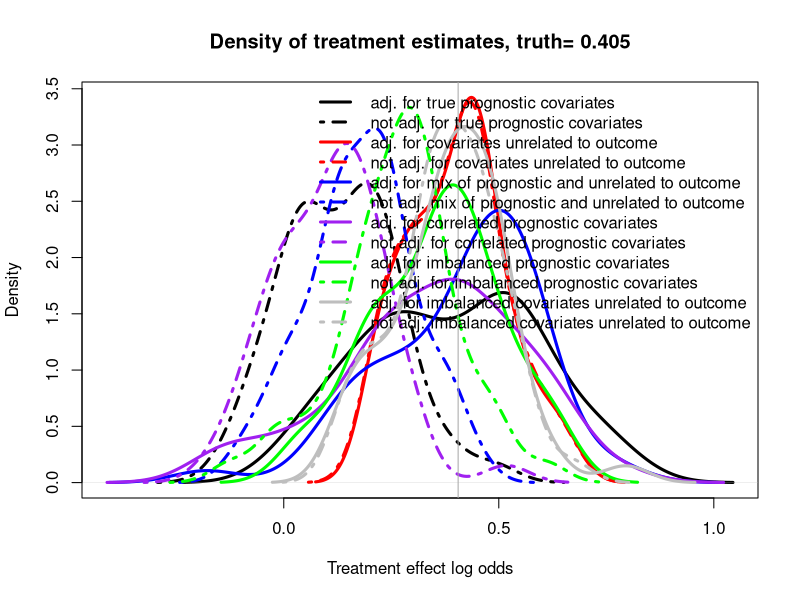
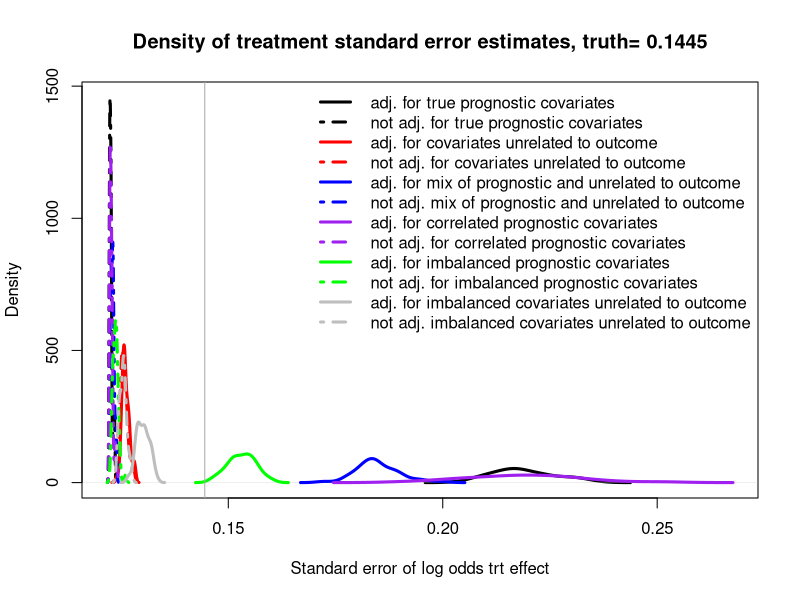

The R script that drew these images, in order:
# R code to help reproduce app
# logistic regression covariate adjustment

#~~~~~~~~~~~~~~~~~~~~~~~~~~~~~~~~~~~~~~~~~~~~~~~~~~~~~~~~~~~~~~~~~~~~~~~~~~~~~~~~~~~~~~~


    #~~~~~~~~~~~~~~~~~~~~~~~~~~~~~~~~~~~~~~~~~~~~~~~~~~~~~~~~~~~~~~~~~~~~~~~~~~~~~~~~~~~~~~~
    
    rm(list=ls()) 
    set.seed(333) # reproducible
    
    library(Hmisc)
    library(reshape)
    library(rms)
    library(ggplot2)
    library(tidyverse)
    library(Matrix)
    
    options(max.print=1000000)    
    
    
    ## convenience functions
    p0 <- function(x) {formatC(x, format="f", digits=0)}
    p1 <- function(x) {formatC(x, format="f", digits=1)}
    p2 <- function(x) {formatC(x, format="f", digits=2)}
    p3 <- function(x) {formatC(x, format="f", digits=3)}
    p4 <- function(x) {formatC(x, format="f", digits=4)}
    p5 <- function(x) {formatC(x, format="f", digits=5)}
    
    logit <- function(p) log(1/(1/p-1))
    expit <- function(x) 1/(1/exp(x) + 1)
    inv_logit <- function(logit) exp(logit) / (1 + exp(logit))
    is.even <- function(x){ x %% 2 == 0 } # function to identify odd maybe useful
    
    options(width=200)
    options(scipen=999)
    w=4  # line type
    ww=3 # line thickness
    wz=1 
    
    
    RR=.37  # used to limit correlations between variables
    sd1= 3  # for X covariates sd
    
    # links to Rdata objects uploaded to Git, these are pre run simulations see the save function
    # see line 1224 for the save function
    pp<- "https://github.com/eamonn2014/RCT-covariate-adjust-binary-response/raw/master/cov-adj-binary-response/A%205000%20default%20settings%20theta%20log1.5%20-1.00%20-0.67%20-0.43.Rdata" # 5000 default log1.5 -1 -.67 -.43
    pp2<-"https://github.com/eamonn2014/RCT-covariate-adjust-binary-response/raw/master/cov-adj-binary-response/B%205000%20default%20settings%20theta%20log0.5%20-1.68%20-1.39%20%200.71.Rdata"
    pp3<-"https://github.com/eamonn2014/RCT-covariate-adjust-binary-response/raw/master/cov-adj-binary-response/C%205000%20default%20settings%20theta%20log2%20-3.46%20-1.05%20%201.15%20p1=.75.Rdata"
    pp4<-"https://github.com/eamonn2014/RCT-covariate-adjust-binary-response/raw/master/cov-adj-binary-response/D_10Ksims_5covariates_p1_0.12_theta_log1.3_covariates_-1.02%20_0.42_0.43_0.61%20_1.01_3_prog.Rdata"
    #~~~~~~~~~~~~~~~~~~~~~~~~~~~~~~~~~~~~~~~~~~~~~~~~~~~~~~~~~~~~~~~~~~~~~~~~~~~~~~~~~
    # load(url(pp))
    
    K1<-K<-3 
    Kp<-2
    p1<-0.35 
    theta<-log(1.5)
    pow <- .90 
    alpha<-5/100
    Fact<-3 
    simuls<-50 
    covar<-2 

  #~~~~~~~~~~~~~~~~~~~~~~~~~~~~~~~~~~~~~~~~~~~~~~~~~~~~~~~~~~~~~~~~~~~~~~~~~~
  #power the examples
  post.odds <- p1/(1-p1) * exp(theta)
  post.prob <- post.odds/(1+post.odds)
  Po <- bsamsize(p1, post.prob, fraction=.5, alpha=alpha, power=pow)  # getting the sampe size
  
  MM <- N <-ceiling(Po[1][[1]])*2  # total will always be even
  bigN <- MM  
  N1 <- MM/2
  N2 <- N1
  
  # not used, as I want se for log odds ratio 
  # se. <- sqrt(  p1*(1-p1) /(N1) +    post.prob*(1- post.prob)/(N2) ) 
  
  

#~~~~~~~~~~~~~~~~~~~~~~~~~~~~~~~~~~~~~~~~~~~~~~~~~~~~~~~~~~~~~~~~~~~~~~~~~~~~~~~~~~~~~~~~~~~~~~~~~~~~~~~~~~~~~~~~~~~~~~
# SIMULATION CODE STARTS HERE
# here is code to simulate scenarios prognostic covariates, covariates unrelated to y, mix of pro and unrelated to y covariates, 
#~~~~~~~~~~~~~~~~~~~~~~~~~~~~~~~~~~~~~~~~~~~~~~~~~~~~~~~~~~~~~~~~~~~~~~~~~~~~~~~~~~~~~~~~~~~~~~~~~~~~~~~~~~~~~~~~~~~~~~~

N1 <-  N # 
#~~~~~~~~~~~~~~~~~~~~~~~~~~~~~~~~~~~~~~~~~~~~~~~~~~~~~~~~~~~~~~~~~~~~~~~~~~
theta1 <- theta
# making up some beta coefficients, fixed for all simulations as it is outside loop
tx <- abs(-theta1)
b1 <- round(sort(runif(K1, -tx*Fact, tx*Fact)), digits=2) 

simfun <- function(N=N1, K=K1, a=log(p1/(1-p1)), sigma=sigma1, theta=(theta1), b=b1) {
  
  # randomi <- runif(N)  
  # we can select this, does not seem to have a big impact
  if (covar==1) {  
    X <- array(runif(N*K , -1,1), c(N,K))     # initially covars were uniform dist
  } else {
    X <- array(rnorm(N*K, 0, sd1), c(N,K))   
  }
  
  z <- sample(c(0,1), N, replace=T)            # treatment indicators
  
  # NEW CODE
  lp<-NULL
  lp = a+ X %*% b + theta*z 
  y <- ifelse(runif(N)  < plogis(lp), 1, 0)    # one liner RANDOM!!!
  lp<-NULL
  lp = a + theta*z 
  y2 <- ifelse(runif(N)  < plogis(lp), 1, 0)   # one liner RANDOM!!!
  lp<-NULL
  lp <- a+ X[,1:Kp] %*% b[1:Kp] + theta*z      # just have 3 variables associated with response
  y3 <- ifelse(runif(N)  < plogis(lp), 1, 0)   # one liner RANDOM!!!
  
  data.frame(X=X, y=y, z=z, y2=y2, y3=y3)
  
}

#https://stackoverflow.com/questions/5251507/how-to-succinctly-write-a-formula-with-many-variables-from-a-data-frame

# function to run the analyses
statfun <- function(d) {
  
  #~~~~~~~~~~~~~~~~~~~~~~~~~~~~~~~~~~~~~
  zz <- glm(y~.-y2-y3, data=d,   family = "binomial")     ## adjusting for prognostic X, y2 is not included by use of the '-'
  f <-  summary(zz)
  
  zz1 <- glm(y~z, data=d,   family = "binomial")          ## not adjusting for prognostic X, only trt. indicator included
  f1 <-  summary(zz1)
  #~~~~~~~~~~~~~~~~~~~~~~~~~~~~~~~~~~~~~
  zz2 <- glm(y2~.-y-y3,data=d,   family = "binomial")     ## adjusting for X which are not prognostic
  f2 <-  summary(zz2)
  
  zz3 <- glm(y2~z, data=d,   family = "binomial")         ## not adjusting for X which are not prognostic
  f3 <-  summary(zz3)
  #~~~~~~~~~~~~~~~~~~~~~~~~~~~~~~~~~~~~~
  zz4 <- glm(y3~.-y-y2,data=d,   family = "binomial")     ## adjusting some X  are prognostic
  f4 <-  summary(zz4)
  
  zz5 <- glm(y3~z, data=d,   family = "binomial")         ## not adjusting when some X  are prognostic
  f5 <-  summary(zz5)
  #~~~~~~~~~~~~~~~~~~~~~~~~~~~~~~~~~~~~~# 
  
  cbind(
    
    coef(f)["z", "Estimate"],
    coef(f)["z", "Std. Error"],
    
    coef(f1)["z", "Estimate"],
    coef(f1)["z", "Std. Error"],
    
    coef(f2)["z", "Estimate"],
    coef(f2)["z", "Std. Error"],
    
    coef(f3)["z", "Estimate"],
    coef(f3)["z", "Std. Error"], #8
    
    coef(f4)["z", "Estimate"],
    coef(f4)["z", "Std. Error"],
    
    coef(f5)["z", "Estimate"],
    coef(f5)["z", "Std. Error"],
    
    # collect p values
    coef(f)["z", "Pr(>|z|)"]  < alpha,  #13    
    coef(f1)["z", "Pr(>|z|)"] < alpha,
    coef(f2)["z", "Pr(>|z|)"] < alpha,
    coef(f3)["z", "Pr(>|z|)"] < alpha,
    coef(f4)["z", "Pr(>|z|)"] < alpha,
    coef(f5)["z", "Pr(>|z|)"] < alpha  , #18
    ## mse
    #mse for logistic regression https://rdrr.io/cran/dvmisc/man/get_mse.html
    sum(zz$residuals^2) / zz$df.residual ,
    sum(zz1$residuals^2) / zz1$df.residual, 
    sum(zz2$residuals^2) / zz2$df.residual ,
    sum(zz3$residuals^2) / zz3$df.residual ,
    sum(zz4$residuals^2) / zz4$df.residual ,
    sum(zz5$residuals^2) / zz5$df.residual ,
    
    (quantile( sum(zz$residuals^2) / zz$df.residual , .025)), #25
    (quantile( sum(zz$residuals^2) / zz$df.residual , .975)), 
    (quantile( sum(zz1$residuals^2) / zz1$df.residual , .025)), #25
    (quantile( sum(zz1$residuals^2) / zz1$df.residual , .975)), 
    (quantile( sum(zz2$residuals^2) / zz2$df.residual , .025)), #25
    (quantile( sum(zz2$residuals^2) / zz2$df.residual , .975)), 
    (quantile( sum(zz3$residuals^2) / zz3$df.residual , .025)), #25
    (quantile( sum(zz3$residuals^2) / zz3$df.residual , .975)), 
    (quantile( sum(zz4$residuals^2) / zz4$df.residual , .025)), #25
    (quantile( sum(zz4$residuals^2) / zz4$df.residual , .975)), 
    (quantile( sum(zz5$residuals^2) / zz5$df.residual , .025)), #25
    (quantile( sum(zz5$residuals^2) / zz5$df.residual , .975)), 
    
    f$aic,  #37
    f1$aic,
    f2$aic,
    f3$aic,
    f4$aic,
    f5$aic ,   #42
    
    # https://thestatsgeek.com/2014/02/08/r-squared-in-logistic-regression/
    1-(-f$deviance/2)/(-f$null.deviance/2),
    1-(-f1$deviance/2)/(-f1$null.deviance/2),
    1-(-f2$deviance/2)/(-f2$null.deviance/2),
    1-(-f3$deviance/2)/(-f3$null.deviance/2),
    1-(-f4$deviance/2)/(-f4$null.deviance/2),
    1-(-f5$deviance/2)/(-f5$null.deviance/2)
  )
}

library(plyr)
res <- raply(simuls, statfun(simfun())) # run the model many times
# summarize
result <- apply(res,2,mean)
q1.result <- apply(res,2, quantile, probs=c(0.025), na.rm=TRUE)
q2.result <- apply(res,2, quantile, probs=c(0.975), na.rm=TRUE)
# collect




#~~~~~~~~~~~~~~~~~~~~~~~~~~~~~~~~~~~~~~~~~~~~~~~~~~~~~~~~~~~~~~~~~~~~~~~~~~~~
 

#~~~~~~~~~~~~~~~~~~~~~~~~~~~~~~~~~~~~~~~~~~~~~~~~~~~~~~~~~~~~~~~~~~~~~~~~~~~~~~~~~~~~~~~~~~~~~~~~~~~~~~~~~~~~~~~~~~~~~~~
# simulation code 2 do the same as the first simulation code, but this time correlated covariates are created
#~~~~~~~~~~~~~~~~~~~~~~~~~~~~~~~~~~~~~~~~~~~~~~~~~~~~~~~~~~~~~~~~~~~~~~~~~~~~~~~~~~~~~~~~~~~~~~~~~~~~~~~~~~~~~~~~~~~~~~~
 
  #~~~~~~~~~~~~~~~~~~~~~~~~~~~~~~~~~~~~~~~~~~~~~~~~~~~~~~~~~~~~~~~~~~~~~~~~~~
  # simulate models many times collect estimate and SE
  
  simfun2 <- function(N=N1, K=K1, a=log(p1/(1-p1)), theta=(theta1), b=b1) {
    # randomi <- runif(N)  
    x <- Matrix(runif(K*K,-RR,RR), K)   # create a correlation matrix randomly , wont allow very high correlations
    
    A <- forceSymmetric(x)
    
    diag(A) <- 1
    
    M <- A
    
    M <- nearPD(M, conv.tol = 1e-7)$mat # default
    # Cholesky decomposition
    L = chol(M)
    nvars = dim(L)[1]
    
    # Random variables that follow an M correlation matrix
    r = t(L) %*% matrix(rnorm(nvars*N, 0,sd1), nrow=nvars, ncol=N)  #2,2
    r = t(r)
    
    r <- as.matrix(r)#
    rdata <- as.data.frame(r)
    XX<- as.matrix(rdata)
    z <- sample(c(0,1), N, replace=T)                # treatment indicator
    lp<-NULL
    lp <- a+ XX %*% b + theta*z     # betas created earlier
    y <- ifelse(runif(N)  < plogis(lp), 1, 0)   # one line
    
    data.frame(X=XX, y=y, z=z)
    
  }
  
  #https://stackoverflow.com/questions/5251507/how-to-succinctly-write-a-formula-with-many-variables-from-a-data-frame
  
  statfun2 <- function(d) {
    #~~~~~~~~~~~~~~~~~~~~~~~~~~~~~~~~~~~~~
    zz <- glm(y~. , data=d,   family = "binomial")      ## adjusting for prognostic X, y2 is not included by use of the '-'
    f <-  summary(zz)
    
    zz1 <- glm(y~z , data=d,   family = "binomial")      ## adjusting for prognostic X, y2 is not included by use of the '-'
    f1 <-  summary(zz1)
    
    cbind(
      coef(f)["z", "Estimate"],
      coef(f)["z", "Std. Error"],
      coef(f1)["z", "Estimate"],
      coef(f1)["z", "Std. Error"], 
      
      coef(f)["z", "Pr(>|z|)"]  < alpha,   
      coef(f1)["z", "Pr(>|z|)"]  < alpha,
      
      ## mse
      sum(zz$residuals^2) / zz$df.residual ,
      sum(zz1$residuals^2) / zz1$df.residual, 
      
      (quantile( sum(zz$residuals^2) / zz$df.residual , .025)), #25
      (quantile( sum(zz$residuals^2) / zz$df.residual , .975)), 
      
      (quantile( sum(zz1$residuals^2) / zz1$df.residual , .025)), #25
      (quantile( sum(zz1$residuals^2) / zz1$df.residual , .975)), 
      
      f$aic,  #37
      f1$aic,
      
      # https://thestatsgeek.com/2014/02/08/r-squared-in-logistic-regression/
      1-(-f$deviance/2)/(-f$null.deviance/2),
      1-(-f1$deviance/2)/(-f1$null.deviance/2)
      
    )
    
  }
  
  library(plyr)
  res2 <- raply(simuls, statfun2(simfun2())) # run the model many times
  result2 <- apply(res2,2,mean)
  q1.result2 <- apply(res2,2, quantile, probs=c(0.025), na.rm=TRUE)
  q2.result2 <- apply(res2,2, quantile, probs=c(0.975), na.rm=TRUE)
  
 

#~~~~~~~~~~~~~~~~~~~~~~~~~~~~~~~~~~~~~~~~~~~~~~~~~~~~~~~~~~~~~~~~~~~~~~~~~~~~~~~~~~~~~~~~~~~~~~~~~~~~~~~~~~~~~~~~~~~~~~~
# do the same as the first simulation code, but this time imbalanced covariates are created
#~~~~~~~~~~~~~~~~~~~~~~~~~~~~~~~~~~~~~~~~~~~~~~~~~~~~~~~~~~~~~~~~~~~~~~~~~~~~~~~~~~~~~~~~~~~~~~~~~~~~~~~~~~~~~~~~~~~~~~~
   # simulate models many times collect estimate and SE
  
  simfun3<- function(N=N1, K=K1, a=log(p1/(1-p1)),  theta=(theta1), b=b1) {
    
    MM = N
    N2=MM/2
    N1=N2 
    
    if (covar==1) {  
      X1 <- array(runif(N1*K , -1,1), c(N1,K))  
      X2 <- array(runif(N2*K , -.8,1.2), c(N2,K))   ##imbalance compared to above
      XY <- X <- rbind(X1,X2)
    } else {
      X1 <- array(rnorm(N1*K, 0,  1), c(N1,K))  
      X2 <- array(rnorm(N2*K, .3, 1), c(N2,K))   ##imbalance compared to above
      XY <- X <- rbind(X1,X2)
    }
    
    #~~~~~~~~~~~~~~~~~~~~~~~~~~~~~~~~~~~~~~~~~~~~~~~~~~~~
    #randomi <- runif(N) 
    z <- rep(0:1, c(N1,N2))  #assign 1 so we maintain shift in arms
    lp<-NULL
    lp = a+ X %*% b + theta*z 
    y <- ifelse(runif(N)  < plogis(lp), 1, 0)   # one liner RANDOM!!!
    lp<-NULL
    lp = a + theta*z 
    y2 <- ifelse(runif(N)  < plogis(lp), 1, 0)   # one liner RANDOM!!!
    
    data.frame(X=XY, y=y, z=z, y2=y2)
    
  }
  
  #https://stackoverflow.com/questions/5251507/how-to-succinctly-write-a-formula-with-many-variables-from-a-data-frame
  
  statfun3 <- function(d) {
    #~~~~~~~~~~~~~~~~~~~~~~~~~~~~~~~~~~~~~
    
    zz <- glm(y~.-y2,  data=d,   family = "binomial")      ## adjusting for prognostic X, y2 is not included by use of the '-'
    f <-  summary(zz)
    
    zz1 <- glm(y~z,  data=d,   family = "binomial")      ## adjusting for prognostic X, y2 is not included by use of the '-'
    f1 <-  summary(zz1)
    
    zz2 <- glm(y2~.-y,  data=d,   family = "binomial")      ## adjusting for prognostic X, y2 is not included by use of the '-'
    f2 <-  summary(zz2)
    
    zz3 <- glm(y2~z,  data=d,   family = "binomial")      ## adjusting for prognostic X, y2 is not included by use of the '-'
    f3 <-  summary(zz3)
    
    cbind(
      coef(f)["z", "Estimate"],
      coef(f)["z", "Std. Error"],
      
      coef(f1)["z", "Estimate"],
      coef(f1)["z", "Std. Error"],
      
      coef(f2)["z", "Estimate"],
      coef(f2)["z", "Std. Error"],
      
      coef(f3)["z", "Estimate"],
      coef(f3)["z", "Std. Error"], #8
      
      # collect p values for power
      coef(f)["z", "Pr(>|z|)"]  < alpha,  #9
      coef(f1)["z", "Pr(>|z|)"] < alpha,
      coef(f2)["z", "Pr(>|z|)"] < alpha,
      coef(f3)["z", "Pr(>|z|)"] < alpha,
      
      ## mse
      #mse for logistic regression https://rdrr.io/cran/dvmisc/man/get_mse.html
      sum(zz$residuals^2) / zz$df.residual ,
      sum(zz1$residuals^2) / zz1$df.residual, 
      sum(zz2$residuals^2) / zz2$df.residual ,
      sum(zz3$residuals^2) / zz3$df.residual ,
      
      
      (quantile( sum(zz$residuals^2) / zz$df.residual , .025)), #25
      (quantile( sum(zz$residuals^2) / zz$df.residual , .975)), 
      
      (quantile( sum(zz1$residuals^2) / zz1$df.residual , .025)), #25
      (quantile( sum(zz1$residuals^2) / zz1$df.residual , .975)), 
      
      (quantile( sum(zz2$residuals^2) / zz2$df.residual , .025)), #25
      (quantile( sum(zz2$residuals^2) / zz2$df.residual , .975)), 
      
      (quantile( sum(zz3$residuals^2) / zz3$df.residual , .025)), #25
      (quantile( sum(zz3$residuals^2) / zz3$df.residual , .975)), 
      
      f$aic,  #37
      f1$aic,
      f2$aic,
      f3$aic,
      
      # https://thestatsgeek.com/2014/02/08/r-squared-in-logistic-regression/
      1-(-f$deviance/2)/(-f$null.deviance/2),
      1-(-f1$deviance/2)/(-f1$null.deviance/2),
      1-(-f2$deviance/2)/(-f2$null.deviance/2),
      1-(-f3$deviance/2)/(-f3$null.deviance/2) 
      
    )
    
  }
  
  library(plyr)
  res3 <- raply(simuls, statfun3(simfun3())) # run the model many times
  # summarize
  result3 <- apply(res3,2,mean)
  q1.result3 <- apply(res3,2, quantile, probs=c(0.025), na.rm=TRUE)
  q2.result3 <- apply(res3,2, quantile, probs=c(0.975), na.rm=TRUE)
  # collect
 

#~~~~~~~~~~~~~~~~~~~~~~~~~~~~~~~~~~~~~~~~~~~~~~~~~~~~~~~~~~~~~~~~~~~~~~
# simulation plots
#~~~~~~~~~~~~~~~~~~~~~~~~~~~~~~~~~~~~~~~~~~~~~~~~~~~~~~~~~~~~~~~~~~~~~~
# collect simulation trt effect estimates from simulation and plot!

  
  
  d1 <-  density(res[,1] )
  d2 <-  density(res[,3] )
  d3 <-  density(res[,5] )
  d4 <-  density(res[,7] )
  d5 <-  density(res[,9] )
  d6 <-  density(res[,11] )
  d7 <-  density(res2[,1] )
  d8 <-  density(res2[,3] )
  d9 <-   density(res3[,1] )
  d10 <-  density(res3[,3] )
  d11 <-  density(res3[,5] )
  d12 <-  density(res3[,7] )
  
  dz <- max(c(d1$y, d2$y, d3$y, d4$y, d5$y, d6$y, d7$y, d8$y  , d9$y, d10$y, d11$y, d12$y  ))
  dx <- range(c(d1$x,d2$x,  d3$x, d4$x, d5$x, d6$x, d7$x, d8$x   , d9$x, d10$x, d11$x, d12$x  ))
  
  
    plot((d1), xlim = dx, main=paste0("Density of treatment estimates, truth= ",p3(theta1),""), ylim=c(0,dz),lty=wz, lwd=ww,
         xlab="Treatment effect log odds",  
         ylab="Density")                           
    lines( (d2), col = "black", lty=w, lwd=ww)  
    lines( (d3), col = "red", lty=wz, lwd=ww)    
    lines( (d4), col = "red", lty=w, lwd=ww)          
    lines( (d5), col = "blue", lty=wz, lwd=ww)       
    lines( (d6), col = "blue", lty=w, lwd=ww)       
    lines( (d7), col = "purple", lty=wz, lwd=ww)       
    lines( (d8), col = "purple", lty=w, lwd=ww)       
    
    lines( (d9), col = "green", lty=wz, lwd=ww)       
    lines( (d10), col = "green", lty=w, lwd=ww)       
    lines( (d11), col = "grey", lty=wz, lwd=ww)       
    lines( (d12), col = "grey", lty=w, lwd=ww)  
    
 
  
  abline(v = theta1, col = "darkgrey")                
  legend("topright",       # Add legend to density
         legend = c(" adj. for true prognostic covariates", 
                    " not adj. for true prognostic covariates" ,
                    " adj. for covariates unrelated to outcome", 
                    " not adj. for covariates unrelated to outcome",
                    " adj. for mix of prognostic and unrelated to outcome", 
                    " not adj. mix of prognostic and unrelated to outcome", 
                    " adj. for correlated prognostic covariates", 
                    " not adj. for correlated prognostic covariates",
                    " adj. for imbalanced prognostic covariates", 
                    " not adj. for imbalanced prognostic covariates", 
                    " adj. for imbalanced covariates unrelated to outcome", 
                    " not adj. imbalanced covariates unrelated to outcome"
                    
         ),
         col = c("black", "black","red","red","blue", "blue", "purple", "purple", "green", "green", "grey", "grey"),
         lty = c(wz, w,wz,w,wz,w,wz,w,wz,w,wz,w)  ,lwd=ww
         , bty = "n", cex=1)
 

#~~~~~~~~~~~~~~~~~~~~~~~~~~~~~~~~~~~~~~~~~~~~~~~~~~~~~~~~~~~~~~~~~~~~~~~~~~~~~~~~~~~~~~~~~~~~~~~~~~~~~~~    
#~~~~~~~~~~~~~~~~~~~~~~~~~~~~~~~~~~~~~~~~~~~~~~~~~~~~~~~~~~~~~~~~~~~~~~~~~~~~~~~~~~~~~~~~~~~~~~~~~~~~~~~
#~~~~~~~~~~~~~~~~~~~~~~~~~~~~~~~~~~~~~~~~~~~~~~~~~~~~~~~~~~~~~~~~~~~~~~~~~~~~~~~~~~~~~~~~~~~~~~~~~~~~~~~    
#~~~~~~~~~~~~~~~~~~~~~~~~~~~~~~~~~~~~~~~~~~~~~~~~~~~~~~~~~~~~~~~~~~~~~~~~~~~~~~~~~~~~~~~~~~~~~~~~~~~~~~~    

# Need to be able to calculate logistic regression se analytically base on p1 and OR?
# so for now we do simulation, not ideal

 
# 
#   N<- mcmc()$N
# 
#   ## function to simulate simple dataset #####################################################################
#   
#   fun.d<-function(nsample, drug.allocation, 
#                   alpha,  beta.drug,
#                   seed=NULL){ 
#     
#     if (!is.null(seed)) set.seed(seed)
#     
#     drug<- (rbinom(nsample, 1, prob =drug.allocation ))   
#     
#     Xmat <- model.matrix(~ drug )
#     beta.vec <- c(alpha,  beta.drug )
#     
#     lin.pred <- Xmat[,] %*% beta.vec                 # Value of lin.predictor
#     exp.p <- exp(lin.pred) / (1 + exp(lin.pred))     # Expected proportion
#     y <- rbinom(n = nsample, size = 1, prob = exp.p) # Add binomial noise
#     #y<- runif(nsample) <  exp.p                     # alternatively ads noise in this way
#     
#     d<-as.data.frame(cbind(y, drug))         # create a dataset
#     
#     return(d)
#     
#   }
#   
#  # function to pull out se######################################################################################
#   simfunc <- function(d) {
#     fit1 <- glm(y  ~ drug , d, family = binomial) 
#     c( summary(fit1)$coef["drug","Std. Error"] )   # collect se
#   }
#   
#  ################################################################################################################
#  out <- replicate(1000, simfunc(fun.d( nsample=N, drug.allocation=0.5,    
#                                       alpha=log(p1/(1-p1)),  # turn prob into odds and enter this here
#                                       beta.drug=(theta1))))
# 
# ################################################################################################################
#  se. <- mean(out)
# 
#    
# return(list(   
#   
#   se.=se. 
# ))

###############################################################################################################
# True standard error 
# not relying on simulation
# logistic regression se by hand for log odds ratio of drug effect based on p1 and OR from which N is calculated
############################################################################################################### 
 
  
 
  
  
  (post.odds <- p1/(1-p1) *  (theta1))          # calculate post odds
  (p2 <-post.prob <- post.odds/(post.odds+1))  # calculate post prob
  
  # calcualte N in each cell of 2by2 table
  cellA <-  (1-p1)*N/2
  cellC	<- p1*N/2
  cellB	<- (1-p2)*N/2
  cellD	<- p2*N/2
  
  # now se of log odds ratio
  se. <- log.odds.se. <- sqrt((1/cellA)+(1/cellB)+(1/cellC)+(1/cellD))
  
  
#~~~~~~~~~~~~~~~~~~~~~~~~~~~~~~~~~~~~~~~~~~~~~~~~~~~~~~~~~~~~~~~~~~~~~~~~~~~~~~~~~~~~~~~~~~~~~~~~~~~~~~~    
#~~~~~~~~~~~~~~~~~~~~~~~~~~~~~~~~~~~~~~~~~~~~~~~~~~~~~~~~~~~~~~~~~~~~~~~~~~~~~~~~~~~~~~~~~~~~~~~~~~~~~~~    
#~~~~~~~~~~~~~~~~~~~~~~~~~~~~~~~~~~~~~~~~~~~~~~~~~~~~~~~~~~~~~~~~~~~~~~~~~~~~~~~~~~~~~~~~~~~~~~~~~~~~~~~    
#~~~~~~~~~~~~~~~~~~~~~~~~~~~~~~~~~~~~~~~~~~~~~~~~~~~~~~~~~~~~~~~~~~~~~~~~~~~~~~~~~~~~~~~~~~~~~~~~~~~~~~~    


#~~~~~~~~~~~~~~~~~~~~~~~~~~~~~~~~~~~~~~~~~~~~~~~~~~~~~~~~~~~~~~~~~~~~~~~~~~~~~~~~~~~~~~~~~~~~~~~~~~~~~~~~~~~~~~~~~~~~~~~~~~~~~~#
# SIMUALTION PLOT
#~~~~~~~~~~~~~~~~~~~~~~~~~~~~~~~~~~~~~~~~~~~~~~~~~~~~~~~~~~~~~~~~~~~~~~~~~~~~~~~~~~~~~~~~~~~~~~~~~~~~~~~~~~~~~~~~~~~~~~~~~~~~~~#
# collect simulatio standard error estimates from simulation and plot!
 
 
  #######################
  # here we save simulation results
  # rename if important to keep
   #######################
  
  d1 <-  density(res[,2] )
  d2 <-  density(res[,4] )
  d3 <-  density(res[,6] )
  d4 <-  density(res[,8] )
  d5 <-  density(res[,10] )
  d6 <-  density(res[,12] )
  d7 <-  density(res2[,2] )
  d8 <-  density(res2[,4] )
  
  d9 <-   density(res3[,2] )
  d10 <-  density(res3[,4] )
  d11 <-  density(res3[,6] )
  d12 <-  density(res3[,8] )
  
  
  dz <- max(c(d1$y, d2$y, d3$y, d4$y, d5$y, d6$y, d7$y, d8$y  , d9$y, d10$y, d11$y, d12$y    ))
  dx <- range(c(d1$x,d2$x,  d3$x, d4$x, d5$x, d6$x, d7$x, d8$x   , d9$x, d10$x, d11$x, d12$x    ))
  
     
    plot( (d1), xlim = c(dx), main=paste0("Density of treatment standard error estimates, truth= ",p4(se.),""), ylim=c(0,dz),lty=wz, lwd=ww,
          xlab="Standard error of log odds trt effect",  
          ylab="Density")  
    lines( (d2), col = "black", lty=w, lwd=ww)  
    lines( (d3), col = "red", lty=wz, lwd=ww)    
    lines( (d4), col = "red", lty=w, lwd=ww)          
    lines( (d5), col = "blue", lty=wz, lwd=ww)       
    lines( (d6), col = "blue", lty=w, lwd=ww)       
    lines( (d7), col = "purple", lty=wz, lwd=ww)       
    lines( (d8), col = "purple", lty=w, lwd=ww)       
    
    lines( (d9), col = "green", lty=wz, lwd=ww)       
    lines( (d10), col = "green", lty=w, lwd=ww)       
    lines( (d11), col = "grey", lty=wz, lwd=ww)       
    lines( (d12), col = "grey", lty=w, lwd=ww)  
    
  
  abline(v = se., col = "darkgrey")   
  legend("topright",           # Add legend to density
         legend = c(" adj. for true prognostic covariates", 
                    " not adj. for true prognostic covariates" ,
                    " adj. for covariates unrelated to outcome", 
                    " not adj. for covariates unrelated to outcome",
                    " adj. for mix of prognostic and unrelated to outcome", 
                    " not adj. mix of prognostic and unrelated to outcome", 
                    " adj. for correlated prognostic covariates", 
                    " not adj. for correlated prognostic covariates",
                    " adj. for imbalanced prognostic covariates", 
                    " not adj. for imbalanced prognostic covariates", 
                    " adj. for imbalanced covariates unrelated to outcome", 
                    " not adj. imbalanced covariates unrelated to outcome"
                    
         ),
         col = c("black", "black","red","red","blue", "blue", "purple", "purple", "green", "green", "grey", "grey"),
         lty = c(wz, w,wz,w,wz,w,wz,w,wz,w,wz,w) ,lwd=ww
         , bty = "n", cex=1)
 

#~~~~~~~~~~~~~~~~~~~~~~~~~~~~~~~~~~~~~~~~~~~~~~~~~~~~~~~~~~~~~~~~~~~~~~~~~~~~~~~~~~~~~~~~~~~~~~~~~~~~~~~~~~~~~~~~~~~~~~~~~~~~~
  p2 <- function(x) {formatC(x, format="f", digits=2)}
  zz <- rbind(
    (c( p4(result[1])   ,     p2(q1.result[1])  ,  p2(q2.result[1])   , p4(result[2] ) ,  p4(result[13] ) ,  p4(result[1] -theta1) ,      p4(result[37] )    ,  p4(result[43] )         )) ,
    (c( p4(result[3])   ,     p2(q1.result[3]) ,   p2(q2.result[3])   , p4(result[4] ) ,  p4(result[14] ) ,  p4(result[3] -theta1) ,      p4(result[38] )    ,  p4(result[44] )        )) ,
    (c( p4(result[5])   ,     p2(q1.result[5]) ,   p2(q2.result[5])   , p4(result[6] ) ,  p4(result[15] ) ,  p4(result[5] -theta1) ,      p4(result[39] )    ,  p4(result[45] )        )) ,
    (c( p4(result[7])   ,     p2(q1.result[7]) ,   p2(q2.result[7])   , p4(result[8] ) ,  p4(result[16] ) ,  p4(result[7] -theta1) ,      p4(result[40] )    ,  p4(result[46] )         )) ,
    (c( p4(result[9])   ,     p2(q1.result[9]) ,   p2(q2.result[9])   , p4(result[10] ) , p4(result[17] ) ,  p4(result[9] -theta1) ,      p4(result[41] )    ,  p4(result[47] )           )) ,
    (c( p4(result[11])  ,     p2(q1.result[11]) ,  p2(q2.result[11])  , p4(result[12] ) , p4(result[18] ) ,  p4(result[11] -theta1) ,      p4(result[42] )    ,  p4(result[48] )         )) ,
    (c( p4(result2[1])  ,     p2(q1.result2[1]),   p2(q2.result2[1])  , p4(result2[2] ) , p4(result2[5] ) ,  p4(result2[1] -theta1) ,      p4(result2[13] )   ,  p4(result2[15] )         )) ,
    (c( p4(result2[3])  ,     p2(q1.result2[3])  , p2(q2.result2[3])  , p4(result2[4] ) , p4(result2[6] ) ,  p4(result2[3] -theta1) ,      p4(result2[14] )   ,  p4(result2[16] )          )),
    (c( p4(result3[1])  ,     p2(q1.result3[1])  , p2(q2.result3[1])   , p4(result3[2] ) ,  p4(result3[9] ) ,  p4(result3[1] -theta1) , p4(result3[25] )   ,  p4(result3[29] )         )) ,
    (c( p4(result3[3])  ,     p2(q1.result3[3]) ,  p2(q2.result3[3])   , p4(result3[4] ) ,  p4(result3[10] ) ,  p4(result3[3] -theta1) ,p4(result3[26] )   ,  p4(result3[30] )         )) ,
    (c( p4(result3[5])  ,     p2(q1.result3[5]) ,  p2(q2.result3[5])   , p4(result3[6] ) ,  p4(result3[11] ) ,  p4(result3[5] -theta1) , p4(result3[27] )  ,  p4(result3[31] )         )) ,
    (c( p4(result3[7])  ,     p2(q1.result3[7]) ,  p2(q2.result3[7])   , p4(result3[8] ) ,  p4(result3[12] ) ,  p4(result3[7] -theta1) , p4(result3[28] )  ,  p4(result3[32]  )         )) 
  ) 
  
  zz <- as.data.frame(zz)
  
  colnames(zz) <- c("Mean  ", "Lower 95%CI", "Upper 95%CI", "Stand.error", "Power ","B" , "sigma","R2")
  
  zz <- data.frame(lapply(zz, function(x) as.numeric(as.character(x))))
  zz <- as.data.frame(zz)
  rownames(zz)<- c(
    " adj. for true prognostic covariates", 
    " not adj. for true prognostic covariates" ,
    " adj. for non prognostic covariates", 
    " not adj. for non prognostic covariates",
    " adj. for some non prognostic covariates", 
    " not adj. when some prognostic covariates", 
    " adj. for correlated prognostic covariates", 
    " not adj. for correlated prognostic covariates",
    " adj. for imbalanced prognostic covariates",
    " not adj. for imbalanced prognostic covariates",  
    " adj. for non prognostic imbalanced covariates",
    " not adj. for non prognostic imbalanced covariates"
  )
  zz <- zz[order(zz$B),]
  
  
  colnames(zz) <- c("Mean  ", "Lower 95%CI", "Upper 95%CI", "Std.error", "Power ","bias" , "AIC","McFadden's R2")
  zz <- zz[order(zz$AIC),]
  
  #~~~~~~~~~~~~~~~~~~~~~~~~~~~~~~~~~~~~~~~~~~~~~~~~~~~~~~~~~~~~~~~~~~~~~~~~~~
  
